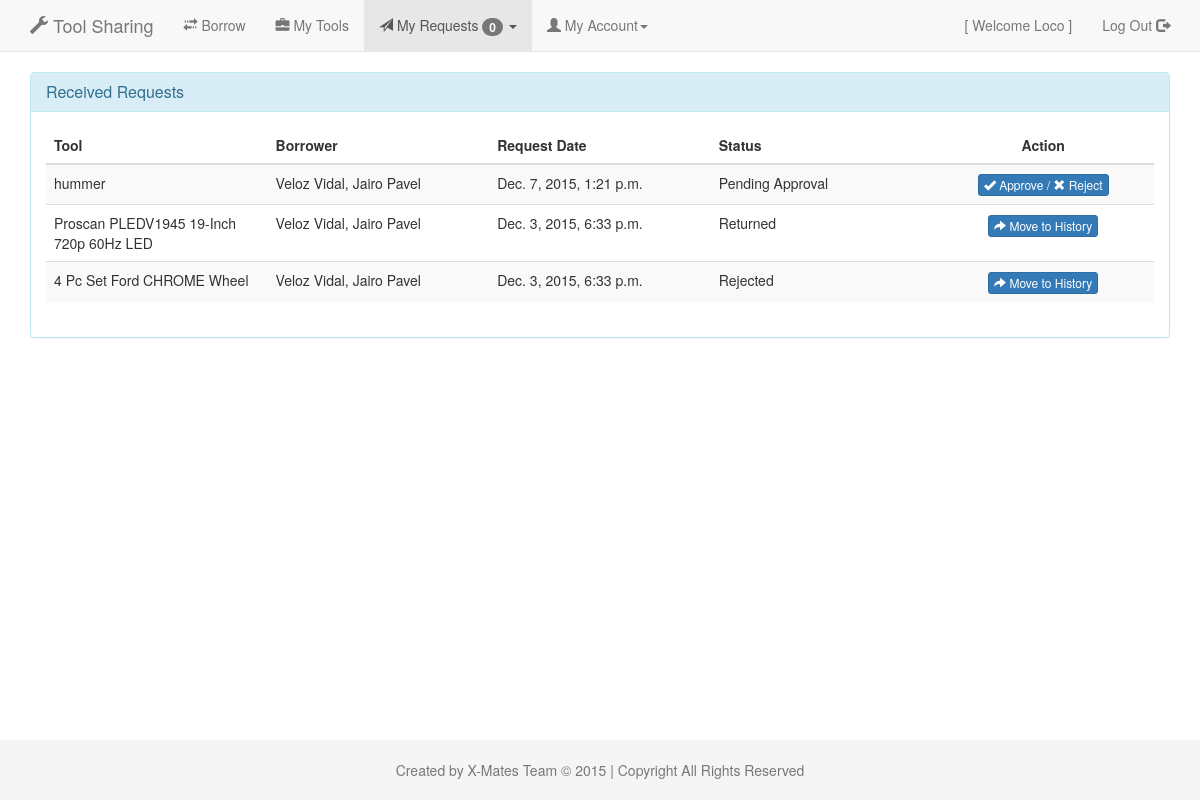
/request/received/ (signed in), run on the app's committed database.
### user/models.py (models this page shows, shortened)
class User(models.Model):
    first_name = models.CharField(max_length=50)
    middle_name = models.CharField(max_length=50, blank=True, null=True)
    last_name = models.CharField(max_length=50)
    email = models.EmailField(unique=True)
    phone_number = models.CharField(max_length=20)
    password = models.CharField(max_length=100)
    address = models.CharField(max_length=50)
    state = models.CharField(max_length=50, choices=USStates.states_list)
    city = models.CharField(max_length=50)
    zipcode = models.CharField(max_length=5)
    shared_zone = models.ForeignKey(SharedZone, related_name='users', null=True, on_delete=models.SET_NULL)
    role = models.ForeignKey(Role, related_name='users', null=True, on_delete=models.SET_NULL)
    role_date = models.DateTimeField(auto_now_add=True, auto_now=False)
    enabled = models.BooleanField(default=True)
    timestamp = models.DateTimeField(auto_now_add=True, auto_now=False)
    updated = models.DateTimeField(auto_now_add=False, auto_now=True)
    pickup_days = models.CharField(max_length=100, null=True)
    pickup_times = models.CharField(max_length=50, null=True)
    def __str__(self):
        return self.last_name + ", " + self.first_name + " " + self.middle_name

### request/models.py (models this page shows, shortened)
class Request(models.Model):
    PENDING_APPROVAL = 'PA'
    APPROVED = 'AP'
    REJECTED = 'RE'
    RETURNED = 'RT'
    status_choices = (
        (PENDING_APPROVAL, 'Pending Approval'),
        (APPROVED, 'Approved'),
        (REJECTED, 'Rejected'),
        (RETURNED, 'Returned')
    )
    tool = models.ForeignKey(Tool, related_name='requests')
    lender = models.ForeignKey(User, related_name='lender_requests')
    borrower = models.ForeignKey(User, related_name='borrower_requests')
    status = models.CharField(choices=status_choices, max_length=2, default="PA")
    comment = models.CharField(max_length=150, default="")
    date = models.DateTimeField(auto_now_add=True, auto_now=False)
    returned_date = models.DateTimeField(null=True)
    shared_from = models.CharField(choices=Tool.shared_choices, max_length=2)
    zipcode = models.CharField(max_length=5)
    updated = models.DateTimeField(auto_now_add=False, auto_now=True)
    borrower_enabled = models.BooleanField(default=True)
    lender_enabled = models.BooleanField(default=True)
    may_leave_comment = models.BooleanField(default=False)
    def get_status_choices(self):
        return dict(self.status_choices).get(self.status)

### manage_tools/models.py (models this page shows, shortened)
class Tool(models.Model):
    AVAILABLE = 'AV'
    BORROWED = 'BR'
    RETURNED = 'RT'
    UNAVAILABLE = 'UA'
    status_choices = (
        (AVAILABLE, 'Available'),
        (BORROWED, 'Borrowed'),
        (RETURNED, 'Returned'),
        (UNAVAILABLE, 'Unavailable'),
    )
    editable_status_choices = (
        (AVAILABLE, 'Available'),
        (UNAVAILABLE, 'Unavailable'),
    )
    HOME = "HM"
    SHED = "SH"
    shared_choices = (
        (HOME, "Home"),
        (SHED, "Community Shed"),
    )
    name = models.CharField(max_length=100)
    status = models.CharField(choices=editable_status_choices, max_length=2, default="AV")
    owner = models.ForeignKey(User, related_name='tools', null=True, on_delete=models.SET_NULL)
    description = models.CharField(max_length=250)
    picture = models.FileField(upload_to="img/tools/", blank=True, default="img/tools/no-image.png")
    code = models.CharField(unique=True, max_length=10)
    shared_from = models.CharField(choices=shared_choices, max_length=2, default="HM")
    category = models.ForeignKey(ToolCategory, related_name='tools', null=True, on_delete=models.SET_NULL)
    enabled = models.BooleanField(default=True)
    timestamp = models.DateTimeField(auto_now_add=True, auto_now=False)
    updated = models.DateTimeField(auto_now_add=False, auto_now=True)

### request/views.py (the view)
def received(request):
    if not is_user_logged_in(session=request.session):
        return redirect(reverse('sign_in'))
    if 'is_shared_zone' not in request.session:
        return redirect(reverse('shared_zone:index'))
    try:
        del request.session['notification_r']
        try:
            notification = Notification.objects.get(user=request.session["cool_user"])
            notification.pending_received = 0
            notification.save()
        except Notification.DoesNotExist:
            notification = Notification(user=request.session["cool_user"])
            notification.save()
    except KeyError:
        pass
    user = User.objects.get(pk=request.session["cool_user"])
    if user.role.code == user.role.USER:
        received_requests = Request.objects.filter(lender=request.session["cool_user"], shared_from=Tool.HOME, lender_enabled=True).order_by('-id')
    elif user.role.code == user.role.ADMIN:
        received_requests = Request.objects.filter(lender=request.session["cool_user"], lender_enabled=True).order_by('-id')
    paginator = Paginator(received_requests, 10)
    page = request.GET.get('page')
    try:
        received_requests = paginator.page(page)
    except PageNotAnInteger:
        received_requests = paginator.page(1)
    except EmptyPage:
        received_requests = paginator.page(paginator.num_pages)
    context = {
        'received_requests': received_requests,
        'my_requests': True
    }
    return render(request, "request/received_requests.html", context)

### utils/utilities.py (called while the page is built)
def is_user_logged_in(session):
    return "cool_user" in session and session["cool_user"] is not None

### templates/request/received_requests.html (shortened to what this page needs)
{% extends "base.html" %}
{% block content %}
    <div class="row">
        <div class="col-sm-8 col-sm-offset-2">
        </div>
    </div>
    {% if received_requests %}
        <div class="panel panel-info">
          <div class="panel-heading">
            <h3 class="panel-title">Received Requests</h3>
          </div>
          <div class="panel-body">
                <div class="table-responsive">
                    <table class="table table-striped table-hover table-20">
                        <thead>
                            <tr>
                                <th>Tool</th>
                                <th>Borrower</th>
                                <th>Request Date</th>
                                <th>Status</th>
                                <th class="text-align-center">Action</th>
                            </tr>
                        </thead>
                        <tbody>
                        {% for received_request in received_requests %}
                            <tr>
                                <td>{{ received_request.tool.name|slice:":50" }}{% if received_request.tool.name|length|get_digit:"-1" > 50 %}...{% endif %}</td>
                                <td>{{ received_request.borrower }}</td>
                                <td>{{ received_request.date }}</td>
                                <td id="status-{{ received_request.id }}">{{ received_request.get_status_choices }}</td>
                                <td id="action-{{ received_request.id }}" class="text-align-center">
                                    {% if received_request.status == received_request.PENDING_APPROVAL %}<button type="button" class="btn btn-primary btn-xs" data-toggle="modal" data-target="#actionModal" data-requestid="{{ received_request.id }}"><span class="glyphicon glyphicon-ok" aria-hidden="true"></span> Approve / <span class="glyphicon glyphicon-remove" aria-hidden="true"></span> Reject</button>
                                    {% elif received_request.status == received_request.APPROVED %}<a class="btn btn-primary btn-xs" href="{% url "request:return_tool" received_request.id %}"><span class="glyphicon glyphicon-transfer" aria-hidden="true"></span> Mark as Returned</a>
                                    {% elif received_request.status == received_request.RETURNED or received_request.status == received_request.REJECTED %}<a class="btn btn-primary btn-xs" href="{% url "request:move_to_history" "received" received_request.id %}"><span class="glyphicon glyphicon-share-alt" aria-hidden="true"></span> Move to History</a>{% endif %}
                                </td>
                            </tr>
                        {% endfor %}
                    </table>
                </div>
            </div>
        </div>
    {% endif %}
{% endblock %}

### templates/navbar.html (shortened to what this page needs)
    {% load staticfiles %}
    <nav class="navbar navbar-default navbar-static-top">
      <div class="container">
        <div id="navbar" class="navbar-collapse collapse">
          <ul class="nav navbar-nav">
            <li><a href="{% url "index" %}" class="navbar-brand"><span class="glyphicon glyphicon-wrench" aria-hidden="true"></span> Tool Sharing</a></li>
              {% if "cool_user" in request.session and "is_shared_zone" in request.session %}
                <li class="{% if borrow %}active{% endif %}"><a href="{% url "tool_listing:tool_listing" %}"><span class="glyphicon glyphicon-transfer" aria-hidden="true"></span> Borrow</a></li>
                <li {% if my_tools %}class="active"{% endif %}><a href="{% url "manage_tools:my_tools" %}"><span class="glyphicon glyphicon-briefcase" aria-hidden="true"></span> My Tools</a></li>
                <li class="dropdown {% if my_requests %}active{% endif %}">
                    <a href="#" class="dropdown-toggle" data-toggle="dropdown" role="button" aria-haspopup="true" aria-expanded="false"><span class="glyphicon glyphicon-send" aria-hidden="true"></span> My Requests
                        <span class="badge">
                            {% if request.session.notification_s and request.session.notification_r %}
                                {{ request.session.notification_s|add:request.session.notification_r }}
                            {% elif request.session.notification_s %}
                                {{ request.session.notification_s }}
                            {% elif request.session.notification_r %}
                                {{ request.session.notification_r }}
                            {% else %} 0
                            {% endif %}
                        </span>
                        <span class="caret"></span></a>
                </li>
              {% endif %}
              {% if "cool_user" in request.session %}
                  <li class="dropdown {% if my_profile %}active{% endif %}">
                    <a href="#" class="dropdown-toggle" data-toggle="dropdown" role="button" aria-haspopup="true" aria-expanded="false"><span class="glyphicon glyphicon-user" aria-hidden="true"></span> My Account<span class="caret"></span></a>
                  </li>
              {% endif %}
          </ul>
        {% if not request.get_full_path == "/sign_in/" %}
          <ul class="nav navbar-nav navbar-right">
            {% if "cool_user_name" in request.session %}
                <li><a>[ Welcome {{ request.session.cool_user_name }} ]</a></li>
            {% endif %}
            {% if "cool_user" in request.session %}
              <li><a href="{% url "log_out" %}">Log Out <span class="glyphicon glyphicon-log-out" aria-hidden="true"></span></a></li>
            {% endif %}
          </ul>
        {% endif %}
        </div>
      </div>
    </nav>

### static/our_static/css/navbar-static-top.css (style rules this page uses)
body { min-height: 2000px; }
.navbar-static-top { margin-bottom: 19px; }

### static/our_static/css/custom.css (style rules this page uses)
.text-align-center, .text-align-center th { text-align: center; }
.min-body-height { min-height: 0; }
.table-20 thead tr th { width: 20%; }

### static/our_static/css/sticky-footer-navbar.css (style rules this page uses)
html { position: relative; min-height: 100%; }
body { margin-bottom: 60px; }

### data on the page
User: session.cool_user_name "Loco"
Request: tool.name "hummer", borrower "Veloz Vidal, Jairo Pavel", date "Dec. 7, 2015, 1:21 p.m.", get_status_choices "Pending Approval"
Request: tool.name "Proscan PLEDV1945 19-Inch 720p 60Hz LED", borrower "Veloz Vidal, Jairo Pavel", date "Dec. 3, 2015, 6:33 p.m.", get_status_choices "Returned", shows "Move to History"
Request: tool.name "4 Pc Set Ford CHROME Wheel", borrower "Veloz Vidal, Jairo Pavel", date "Dec. 3, 2015, 6:33 p.m.", get_status_choices "Rejected", shows "Move to History"
